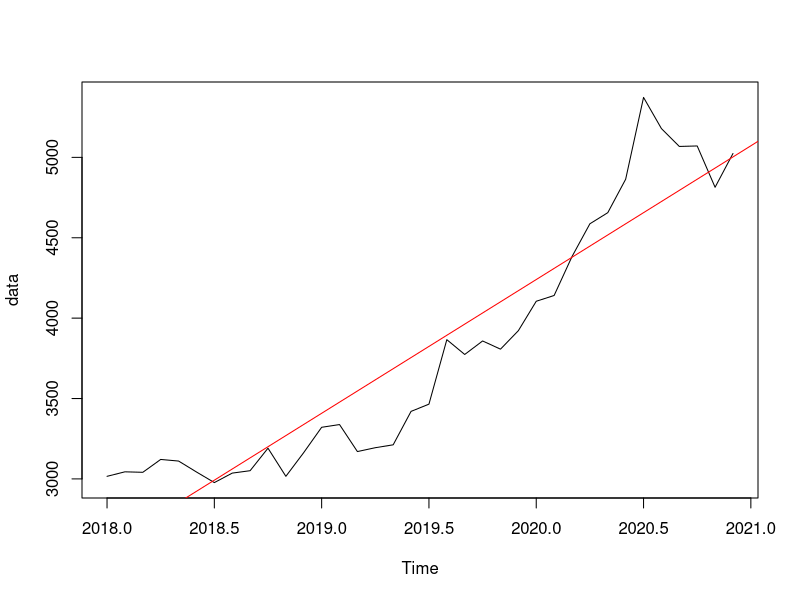
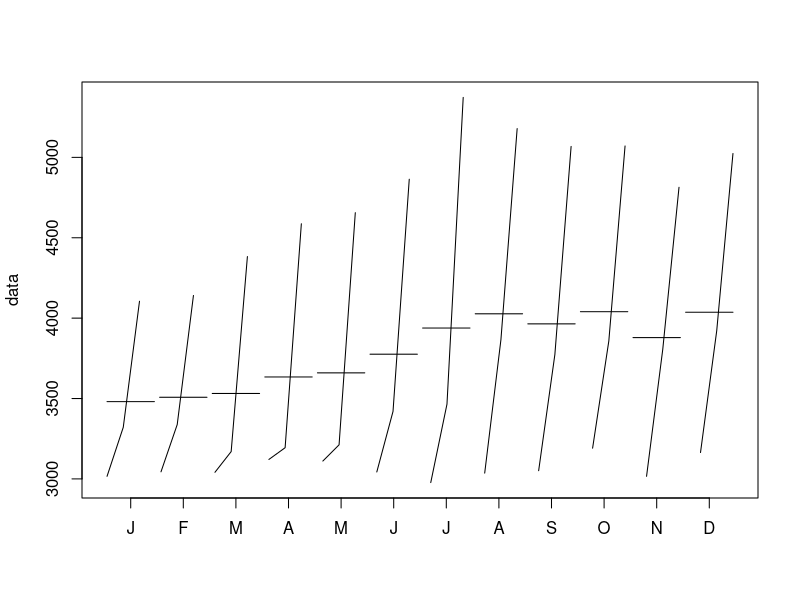
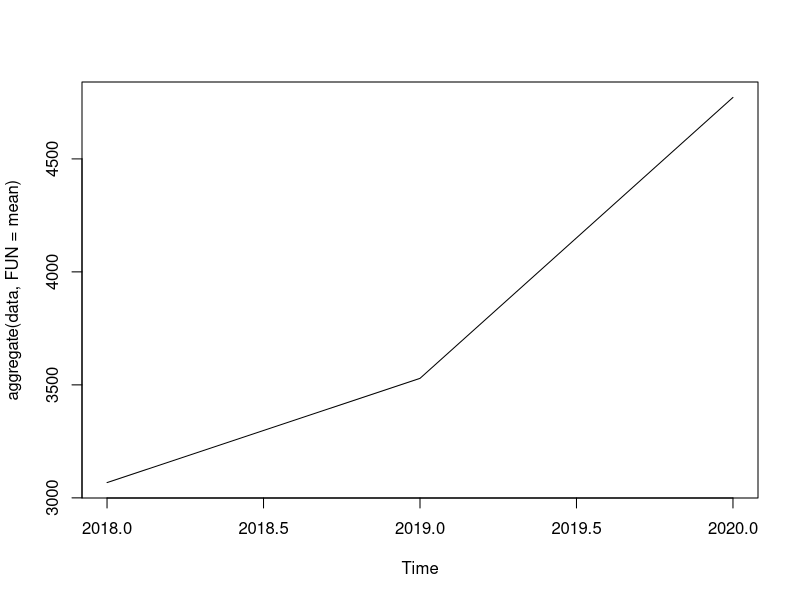
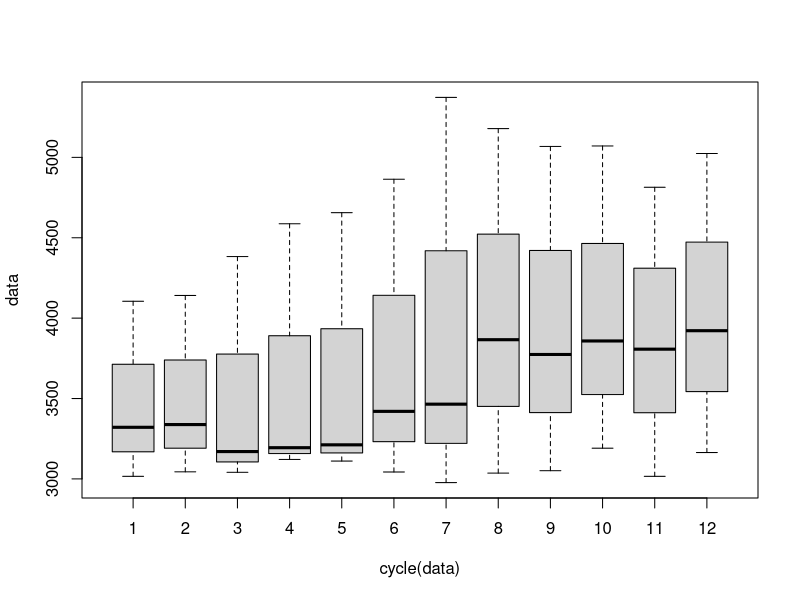
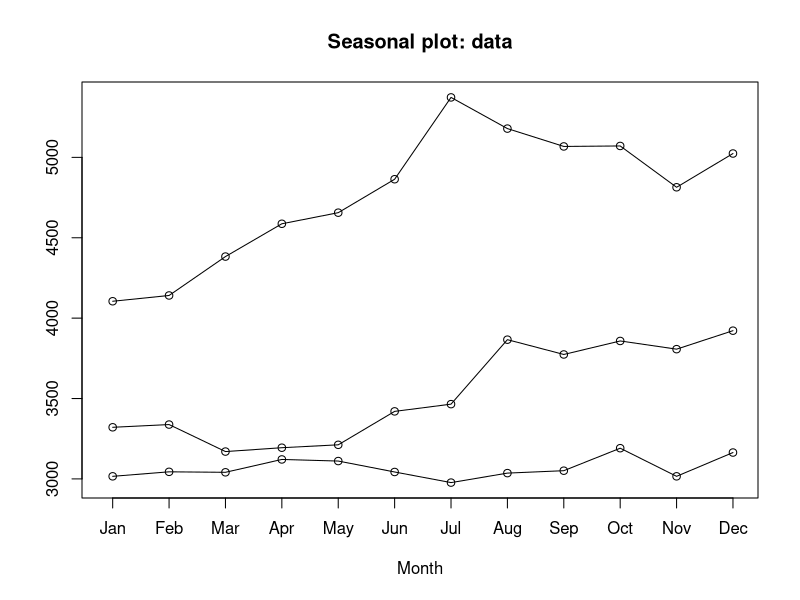
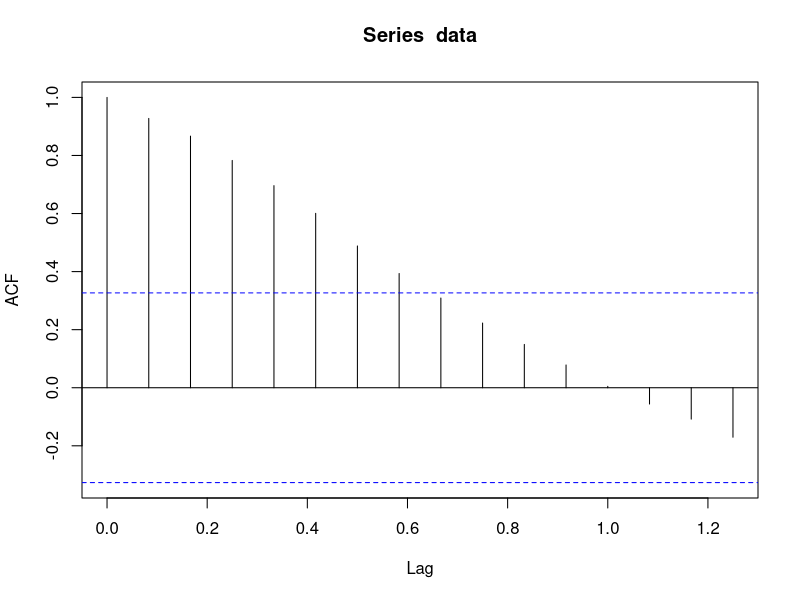
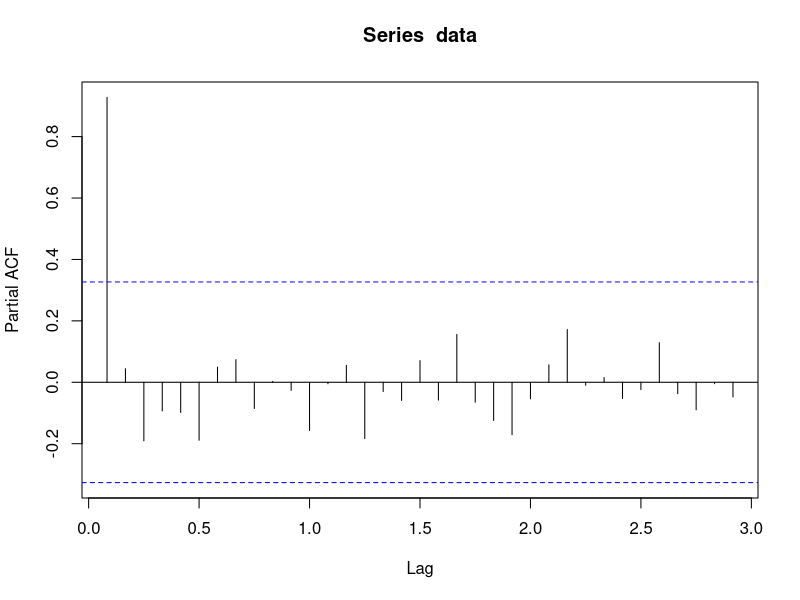

Write R code to recreate these figures, in order. (Note: this script raises an error after producing the figures.)
rm(list=ls())

# Month-wise highest price/gm of Gold in India from Jan-2018 to Dec-2020
vec=c(3016, 3044, 3041, 3121, 3111, 3043, 2977, 3036, 3051, 3191, 3016, 3164, 3321, 3338, 3170, 3194, 3212, 3420, 3465, 3866, 3774, 3858, 3807, 3922, 4105, 4141, 4383, 4587, 4656, 4864, 5373, 5179, 5068, 5071, 4814, 5024)
data <- ts(vec, start=c(2018,1), end=c(2020,12), frequency=12)

start(data)
end(data)
frequency(data)
cycle(data)
summary(data)

# plotting the series
plot(data)

#regression
abline(reg=lm(data~time(data)), col="red")

#month-wise (range and mean) plot 
monthplot(data)

# year-wise mean plot
plot(aggregate(data,FUN=mean))

# month-wise box plot
boxplot(data~cycle(data))

# install.packages("forecast")
library(forecast)
seasonplot(data)

# Autocorrelation and Partial Autocorrelation plots
acf(data)
pacf(data, lag=length(data),pl=TRUE)

# ARIMA
fit <- arima(data, order=c(3, 2, 2))
accuracy(fit)
newdata <- forecast(fit, 4)
plot(newdata)

# Auto ARIMA 
fit <- auto.arima(data)
newdata <- forecast(fit, 4)
plot(newdata)

################################################
#For Air Passengers

rm(list=ls())
data(AirPassengers)
data<-AirPassengers

class(data)
start(data)
end(data)
frequency(data)
cycle(data)
summary(data)

# plotting the series
plot(data)

#regression
abline(reg=lm(data~time(data)), col="red")

#month-wise (range and mean) plot 
monthplot(data)

# year-wise mean plot
plot(aggregate(data,FUN=mean))

# month-wise box plot
boxplot(data~cycle(data))

library(forecast)
seasonplot(data)

# Autocorrelation and Partial Autocorrelation plots
acf(data)
pacf(data, lag=length(data),pl=TRUE)

# ARIMA
fit <- arima(data, order=c(3, 2, 2))
accuracy(fit)        
newdata <- forecast(fit, 4)
plot(newdata)

# Auto ARIMA 
fit <- auto.arima(data)
newdata <- forecast(fit, 4)
plot(newdata)

################################################
#For Petrol Price

rm(list=ls())


data2 <- read.csv("PetrolPriceChennai.csv")
data3 <- data2$Closing
data4 <-ts(data3, start=c(2018,1), end=c(2020,12), frequency=12)

start(data4)
end(data4)
frequency(data4)
cycle(data4)
summary(data4)

# plotting the series
plot(data4)

#regression
abline(reg=lm(data4~time(data4)), col="red")

#month-wise (range and mean) plot 
monthplot(data4)

# year-wise mean plot
plot(aggregate(data4,FUN=mean))

# month-wise box plot
boxplot(data4~cycle(data4))

# install.packages("forecast")
library(forecast)
seasonplot(data4)

# Autocorrelation and Partial Autocorrelation plots
acf(data4)
pacf(data4, lag=length(data4),pl=TRUE)

# ARIMA
fit <- arima(data4, order=c(3, 2, 2))
accuracy(fit)
newdata <- forecast(fit, 4)
plot(newdata)

# Auto ARIMA 
fit <- auto.arima(data4)
newdata <- forecast(fit, 4)
plot(newdata)
